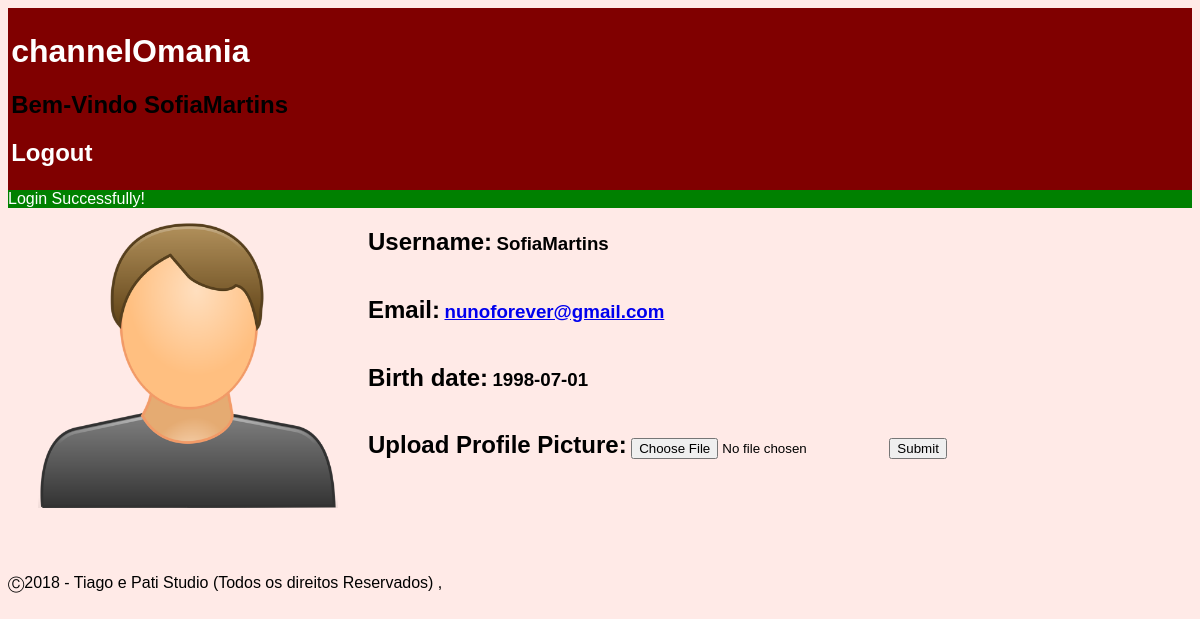
Page /pages/profile.php (signed in) on the committed database.
### tables this page shows
CREATE TABLE 'user'
(
	'ID' INTEGER NOT NULL PRIMARY KEY AUTOINCREMENT,
	'username' TEXT NOT NULL,
	'email' TEXT NOT NULL,
	'password' TEXT NOT NULL,
	'birth' TEXT ,
	'profilePic' TEXT,
	CONSTRAINT 'username' UNIQUE ('username')
);

### database/db_list.php (called while the page is built, shortened)
<?php
function listProfile($username) {
  $db = Database::instance()->db();
  $stmt = $db->prepare('SELECT * FROM user WHERE username = ?');
  $stmt->execute(array($username));
  return $stmt->fetch();
}
?>

### templates/tpl_profile.php (the view)
<?php function draw_profile($userInfo) { ?>
  <section id="profile">
    <img id="profile_pic" src="../files/profilePics/<?php if($userInfo['profilePic']!="") { echo($userInfo['profilePic']); } else {?>default.png<?php } ?>" alt="<?php echo($userInfo['username']); ?>'s profile picture">
    <div id="profile_info">
      <h2>Username: </h2>
      <h3><?php echo($userInfo['username']); ?></h3><br>
      <h2>Email: </h2>
      <h3><a href="mailto:<?php echo($userInfo['email']); ?>"><?php echo($userInfo['email']); ?></a></h3><br>
      <h2>Birth date: </h2>
      <h3><time datetime="<?php echo($userInfo['birth']); ?>"><?php echo($userInfo['birth']); ?></time></h3><br>
      <h2>Upload Profile Picture: </h2>
        <h3>
          <form action="../actions/action_edit_profile.php" method="post" enctype="multipart/form-data">
            <input type="file" name="profilePic" accept="image/*">
            <input type="submit">
          </form>
        </h3>
    </div>
  </section>
<?php } ?>

### css/style.css (style rules this page uses)
body { font-family: Helvetica; background-color: #FFEAE7; }
#profile #profile_info { float: left; }
#profile #profile_info h2 { display: inline-flex; }
#profile #profile_info h3 { display: inline; }
#profile #profile_info form { display: inline-block; }
#profile #profile_pic { height: 300px; width: 300px; float: left; padding: 0px 30px; }

### rows in the picture
user: username "SofiaMartins", email "nunoforever@gmail.com", birth "1998-07-01"

### other values in the picture
$_SESSION['username'] "SofiaMartins"
$message['content'] "Login Successfully!"
